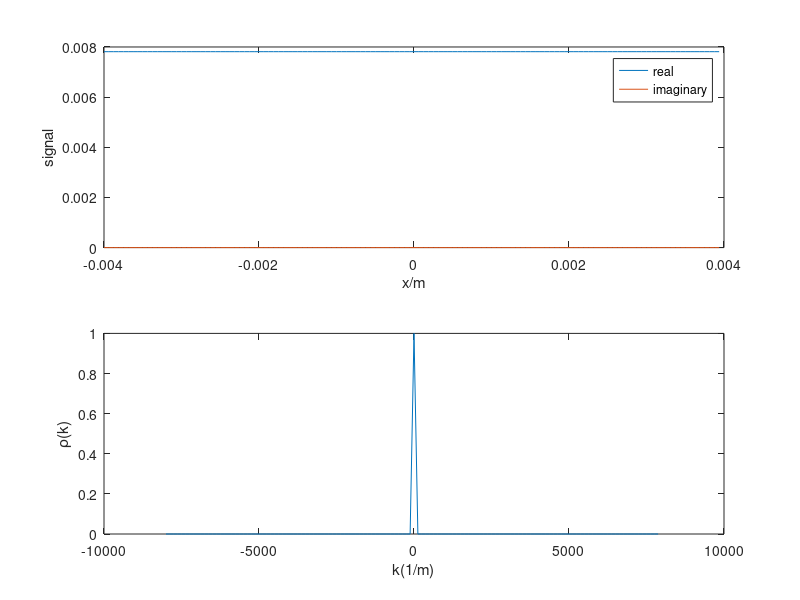

Recreate this plot in MATLAB.
clear all
close all
delta_k=zeros(1,128);
% delta_k(65)=1;
delta_k(65:65)=1;
x=linspace(-0.004,0.004-(2.*(0.004./128)),128);
k=linspace(-8000,8000-125,128);
y=ifftshift(ifft(fftshift(delta_k)));
figure;
subplot(2,1,1)
plot(x,real(y))
hold on
plot(x,imag(y))
legend('real','imaginary')
xlabel('x/m')
ylabel('signal')
subplot(2,1,2)
plot(k,delta_k)
ylabel('\rho(k)')
xlabel('k(1/m)')
